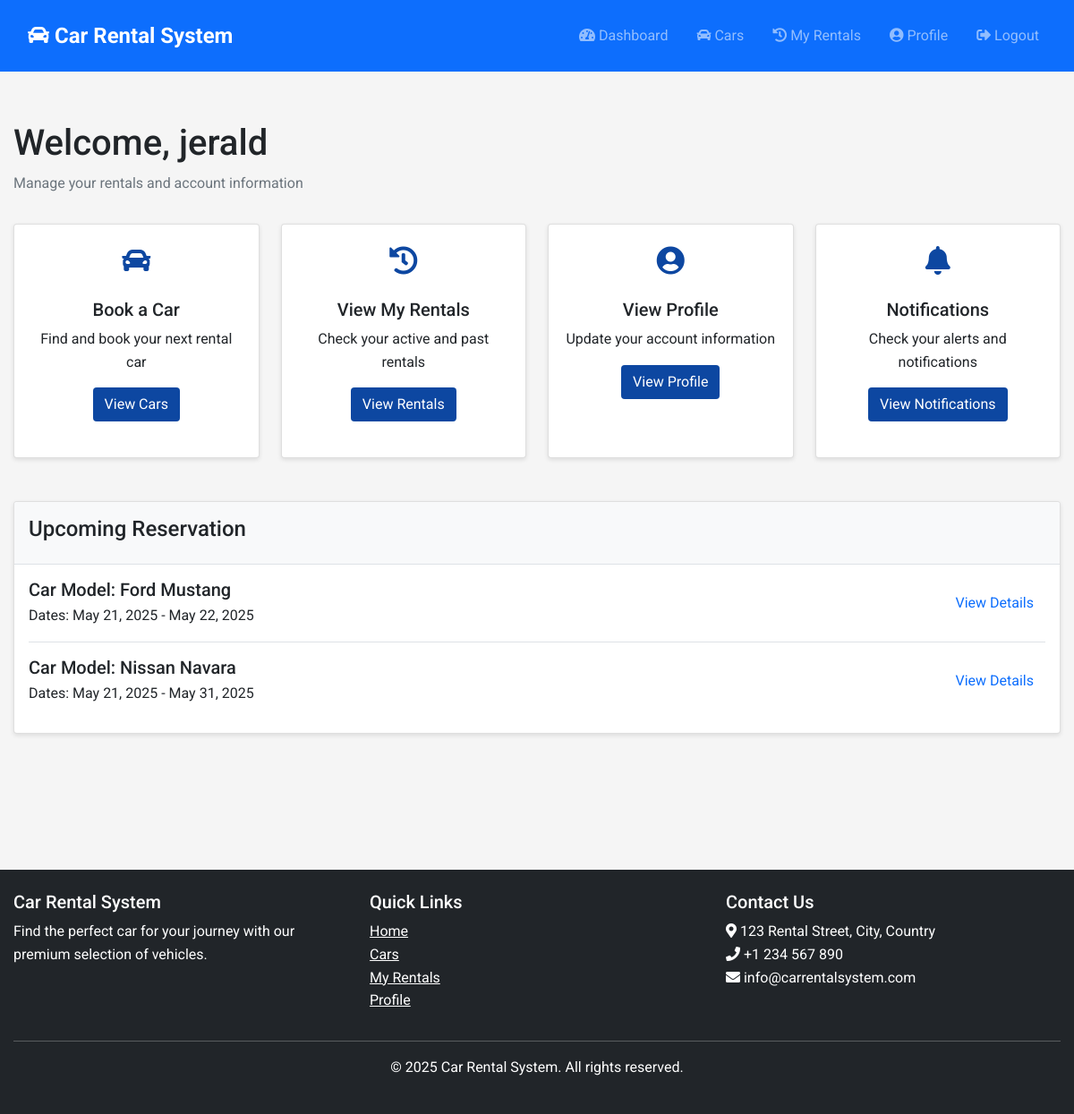
The page /dashboard (signed in) on the database its author committed.
### app.py (models this page shows)
class User(db.Model):
    id = db.Column(db.Integer, primary_key=True)
    fname = db.Column(db.String(50), nullable=False)
    lname = db.Column(db.String(50), nullable=False)
    email = db.Column(db.String(100), unique=True, nullable=False)
    password = db.Column(db.String(200), nullable=False)
    phone = db.Column(db.String(20))
    role = db.Column(db.String(20), default='customer')  # Only 'admin' or 'customer'
    gender = db.Column(db.String(10))
    age = db.Column(db.Integer)
    contact_add = db.Column(db.String(200))
    rentals = db.relationship('Rental', backref='customer', lazy=True)

class Rental(db.Model):
    id = db.Column(db.Integer, primary_key=True)
    user_id = db.Column(db.Integer, db.ForeignKey('user.id'), nullable=False)
    car_id = db.Column(db.Integer, db.ForeignKey('car.id'), nullable=False)
    date_rent = db.Column(db.Date, nullable=False)
    date_return = db.Column(db.Date, nullable=False)
    time_depart = db.Column(db.String(10))
    time_arrive = db.Column(db.String(10))
    destination = db.Column(db.String(100))
    payment = db.Column(db.Float)
    status = db.Column(db.String(20), default='pending')
    transactions = db.relationship('Transaction', backref='rental', lazy=True)

class Car(db.Model):
    id = db.Column(db.Integer, primary_key=True)
    name = db.Column(db.String(100), nullable=False)
    brand = db.Column(db.String(50), nullable=False)
    model = db.Column(db.String(50), nullable=False)
    year = db.Column(db.Integer)
    car_type = db.Column(db.String(50))
    image = db.Column(db.String(100), default='default_car.jpg')
    daily_price = db.Column(db.Float, nullable=False)
    status = db.Column(db.String(20), default='available')
    rentals = db.relationship('Rental', backref='car', lazy=True)
    maintenance = db.relationship('Maintenance', backref='car', lazy=True)

### app.py (the view)
@app.route('/dashboard')
def dashboard():
    if 'user_id' not in session:
        return redirect(url_for('login'))
    user = User.query.get(session['user_id'])
    active_rentals = Rental.query.filter_by(user_id=user.id, status='active').all()
    upcoming_rentals = Rental.query.filter_by(user_id=user.id, status='confirmed').all()
    return render_template('dashboard.html', user=user, active_rentals=active_rentals, upcoming_rentals=upcoming_rentals)

### app.py (called while the page is built)
@app.context_processor
def utility_processor():
    current_year = datetime.now().year
    now = datetime.now()
    return dict(current_year=current_year, now=now)

@app.context_processor
def admin_utility_processor():
    return dict(is_admin=is_admin)

### templates/dashboard.html (shortened to what this page needs)
{% extends 'base.html' %}
{% block content %}
<div class="dashboard-container">
    <div class="dashboard-header">
        <h1>Welcome, {{ user.fname }}</h1>
        <p class="text-muted">Manage your rentals and account information</p>
    </div>
    <div class="row mb-4">
        <div class="col-md-3 mb-4">
            <div class="card dashboard-card">
                <div class="card-body text-center">
                    <div class="dashboard-icon">
                        <i class="fas fa-car"></i>
                    </div>
                    <h5 class="card-title">Book a Car</h5>
                    <p class="card-text">Find and book your next rental car</p>
                    <a href="{{ url_for('cars') }}" class="btn btn-primary">View Cars</a>
                </div>
            </div>
        </div>
        <div class="col-md-3 mb-4">
            <div class="card dashboard-card">
                <div class="card-body text-center">
                    <div class="dashboard-icon">
                        <i class="fas fa-history"></i>
                    </div>
                    <h5 class="card-title">View My Rentals</h5>
                    <p class="card-text">Check your active and past rentals</p>
                    <a href="{{ url_for('my_rentals') }}" class="btn btn-primary">View Rentals</a>
                </div>
            </div>
        </div>
        <div class="col-md-3 mb-4">
            <div class="card dashboard-card">
                <div class="card-body text-center">
                    <div class="dashboard-icon">
                        <i class="fas fa-user-circle"></i>
                    </div>
                    <h5 class="card-title">View Profile</h5>
                    <p class="card-text">Update your account information</p>
                    <a href="{{ url_for('profile') }}" class="btn btn-primary">View Profile</a>
                </div>
            </div>
        </div>
        <div class="col-md-3 mb-4">
            <div class="card dashboard-card">
                <div class="card-body text-center">
                    <div class="dashboard-icon">
                        <i class="fas fa-bell"></i>
                    </div>
                    <h5 class="card-title">Notifications</h5>
                    <p class="card-text">Check your alerts and notifications</p>
                    <a href="#" class="btn btn-primary">View Notifications</a>
                </div>
            </div>
        </div>
    </div>
    {% if upcoming_rentals %}
    <div class="upcoming-rentals mb-5">
        <div class="card">
            <div class="card-header">
                <h4>Upcoming Reservation</h4>
            </div>
            <div class="card-body">
                {% for rental in upcoming_rentals %}
                <div class="d-flex justify-content-between align-items-center mb-3 {% if not loop.last %}border-bottom pb-3{% endif %}">
                    <div>
                        <h5 class="mb-1">Car Model: {{ rental.car.name }}</h5>
                        <p class="mb-0">Dates: {{ rental.date_rent.strftime('%b %d, %Y') }} - {{ rental.date_return.strftime('%b %d, %Y') }}</p>
                    </div>
                    <a href="{{ url_for('car_details', car_id=rental.car.id) }}" class="btn btn-outline-primary btn-sm">View Details</a>
                </div>
                {% endfor %}
            </div>
        </div>
    </div>
    {% endif %}
</div>
{% endblock %}

### static/css/style.css (style rules this page uses)
:root { --primary-color: #0d47a1; --secondary-color: #1565c0; --accent-color: #003c8f; --success-color: #28a745; --danger-color: #dc3545; --warning-color: #ffc107; --light-color: #f8f9fa; --dark-color: #343a40; --gray-color: #6c757d; }
body { font-family: 'Roboto', Arial, sans-serif; line-height: 1.6; background-color: #f5f5f5; margin: 0; padding: 0; }
.btn { display: inline-block; font-weight: 400; text-align: center; white-space: nowrap; vertical-align: middle; user-select: none; border: 1px solid transparent; padding: 0.375rem 0.75rem; font-size: 1rem; line-height: 1.5; border-radius: 0.25rem; cursor: pointer; transition: background-color 0.15s ease-in-out; }
.btn-primary { background-color: var(--primary-color); color: white; }
.card { background-color: white; border-radius: 0.25rem; box-shadow: 0 2px 5px rgba(0, 0, 0, 0.1); margin-bottom: 1.5rem; }
.card-header { padding: 1rem; border-bottom: 1px solid #dee2e6; background-color: #f8f9fa; font-weight: bold; }
.card-body { padding: 1rem; }
.dashboard-container { padding: 2rem 0; }
.dashboard-header { margin-bottom: 2rem; }
.dashboard-card { height: 100%; }
.dashboard-icon { font-size: 2rem; margin-bottom: 1rem; color: var(--primary-color); }
.text-center { text-align: center; }
.mb-1 { margin-bottom: 0.25rem; }
.mb-3 { margin-bottom: 1rem; }
.mb-4 { margin-bottom: 1.5rem; }
.mb-5 { margin-bottom: 3rem; }
.text-muted { color: var(--gray-color); }
.d-flex { display: flex; }
.justify-content-between { justify-content: space-between; }
.align-items-center { align-items: center; }

### rows shown on the page
User: fname "jerald"
Rental: car.name "Ford Mustang", date_rent "May 21, 2025", date_return "May 22, 2025"
Rental: car.name "Nissan Navara", date_rent "May 21, 2025", date_return "May 31, 2025"
